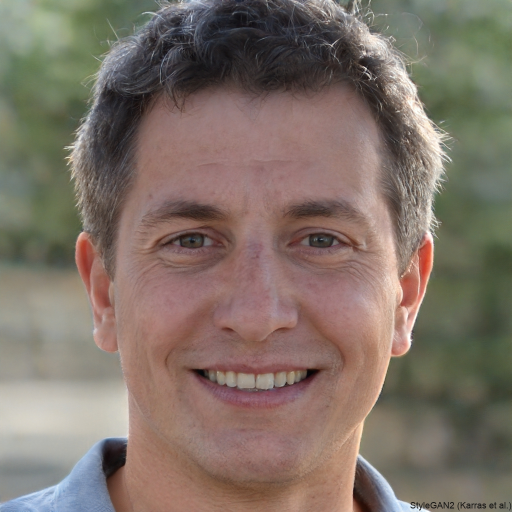
#> input picture orv/input/test.jpg, 1024 x 1024 px (shown at 1/2 size); its folder holds only this picture in this run
$ python augmentacija.py
#> lines starting #> are read from the running program, lines starting #| are printed output that depends on the picture
import cv2
import numpy as np
import os
import random
inMapa = 'input/'
outMapa = 'data/'
for folder in [outMapa, outMapa + "all/", outMapa + "train/person1/", outMapa + "test/person1/"]:
    if os.path.exists(folder):
        for f in os.listdir(folder):
            file_path = os.path.join(folder, f)
            if os.path.isfile(file_path):
                os.remove(file_path)
os.makedirs(outMapa, exist_ok=True)
os.makedirs(outMapa+"all/", exist_ok=True)
os.makedirs(outMapa+"train/person1/", exist_ok=True)
os.makedirs(outMapa+"test/person1/", exist_ok=True)


def uporabi_filter(img, matrika, rocno):
    if rocno:
        h, w, c = img.shape
        kh, kw = matrika.shape
        pad_h = kh // 2
        pad_w = kw // 2
        img_padded = np.pad(img, ((pad_h, pad_h), (pad_w, pad_w), (0, 0)), mode='reflect')
        out = np.zeros_like(img)
        for y in range(h):
            print("Vrsta:", y + 1, "od", h)
            for x in range(w):
                for ch in range(c):
                    region = img_padded[y:y+kh, x:x+kw, ch]
                    out[y, x, ch] = np.clip(np.sum(region * matrika), 0, 255)
        return out.astype(np.uint8)
    else:
        return cv2.filter2D(img, -1, matrika)


def rotirajSliko(img, kot):
    (h, w) = img.shape[:2]
    center = (w // 2, h // 2)
    M = cv2.getRotationMatrix2D(center, kot, 1.0)
    return cv2.warpAffine(img, M, (w, h))

def procesiraj_sliko(pot_do_slike,imeDatoteke):
#> called with pot_do_slike = 'input/test.jpg', imeDatoteke = 'test.jpg'
    print(f"Procesiram sliko: {pot_do_slike}")
    potShranjevanja = outMapa + "all/" + imeDatoteke
    img = cv2.imread(pot_do_slike)
#> img is the input picture: shape (1024, 1024, 3); mean B, G, R 103.5, 113.8, 127.6
    h, w = img.shape[:2]
#> h = 1024; w = 1024
    new_w = 800
    new_h = int(h * (new_w / w))
#> new_h = 800
    img = cv2.resize(img, (new_w, new_h), interpolation=cv2.INTER_AREA)
#> img: shape (800, 800, 3)
    if img is None:
        raise FileNotFoundError(f"Slika {pot_do_slike} ni bila najdena.")

    # 1. ŠUM
    matrika = np.array([
        [1, 1, 1],
        [1, 1, 1],
        [1, 1, 1]
    ], dtype='float32') / 9.0

    brezSuma = uporabi_filter(img, matrika, 0)
    cv2.imwrite(potShranjevanja +'-mehka.jpg', brezSuma)

    # [4 lines of commented-out code are left out]

    gray = cv2.cvtColor(brezSuma, cv2.COLOR_BGR2GRAY)
    gray_norm = cv2.normalize(gray, None, 0, 255, cv2.NORM_MINMAX)
    cv2.imwrite(potShranjevanja +'-gray.jpg', gray_norm)

    flip = np.fliplr(brezSuma)
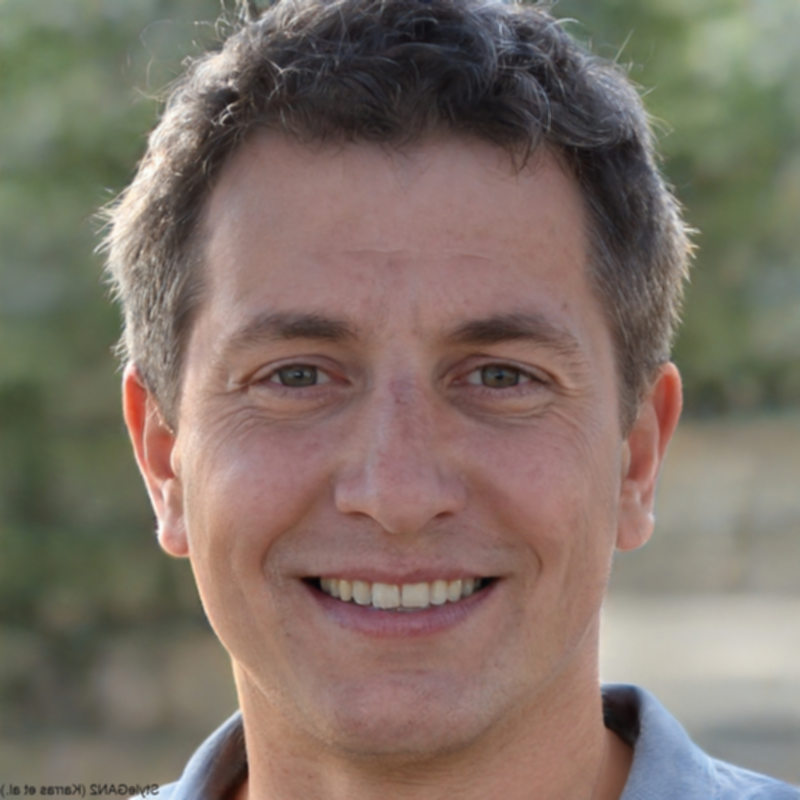
#> flip: shape (800, 800, 3); mean B, G, R 103.5, 113.8, 127.6
    cv2.imwrite(potShranjevanja +'-flip.jpg', flip)

    # rotacija 15c
    rotacija = rotirajSliko(brezSuma, 5)
    cv2.imwrite(potShranjevanja +'-rotacija5.jpg', rotacija)
    # rotacija 30c
    rotacija2 = rotirajSliko(brezSuma, 10)
    cv2.imwrite(potShranjevanja +'-rotacija10.jpg', rotacija2)
    # rotacija 20c
    rotacija3 = rotirajSliko(brezSuma, 20)
    cv2.imwrite(potShranjevanja +'-rotacija20.jpg', rotacija3)
    # rotacija -10c
    rotacija4 = rotirajSliko(brezSuma, -8)
    cv2.imwrite(potShranjevanja +'-rotacija-8.jpg', rotacija4)

    alpha = 1.5
    beta = 0
    contrast = cv2.convertScaleAbs(brezSuma, alpha=alpha, beta=beta)
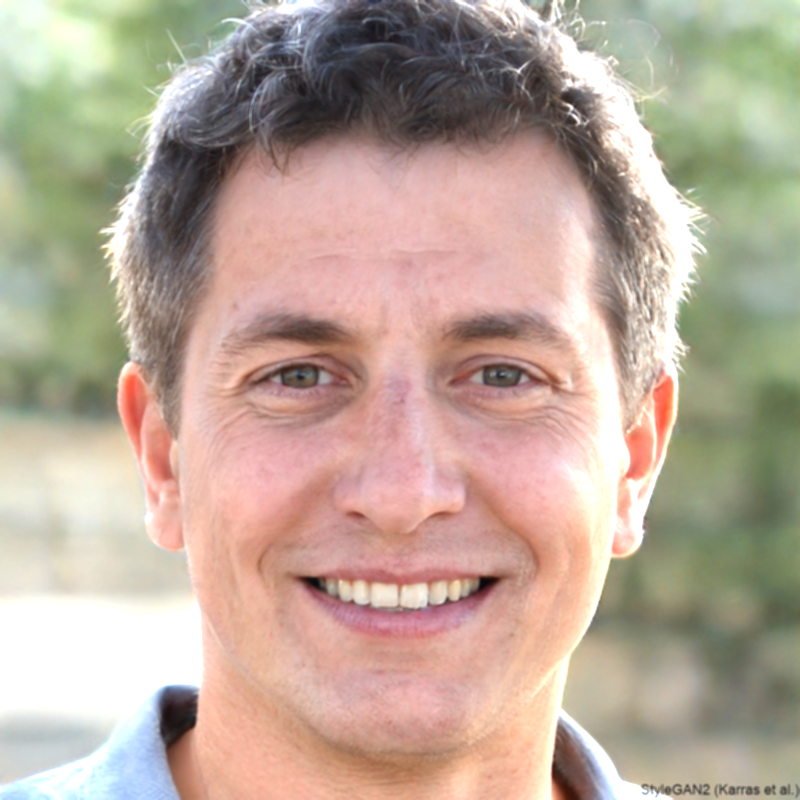
#> contrast: shape (800, 800, 3); mean B, G, R 153.4, 168.3, 187.5
    cv2.imwrite(potShranjevanja +'contrast.jpg', contrast)

    noise = np.random.randint(0, 50, brezSuma.shape, dtype='uint8')
    noisy = cv2.add(brezSuma, noise)
    cv2.imwrite(potShranjevanja +'noisy.jpg', noisy)

    # ostro
    matrikaOstro = np.array([[0, -1, 0],
                               [-1, 5, -1],
                               [0, -1, 0]])
    ostro = uporabi_filter(brezSuma, matrikaOstro, 0)
    cv2.imwrite(potShranjevanja + '-ostro.jpg', ostro)

    matrikaTest = np.array([[1, 1, 1],
                           [2, 2, 2],
                           [1, 1, 0]], dtype='float32') / 9.0
    testSlika = uporabi_filter(brezSuma, matrikaTest, 0)
#> call 3 of uporabi_filter, with matrika = array of shape (3, 3), rocno = 0
#> in uporabi_filter (call 3), `return cv2.filter2D(img, -1, matrika)`:
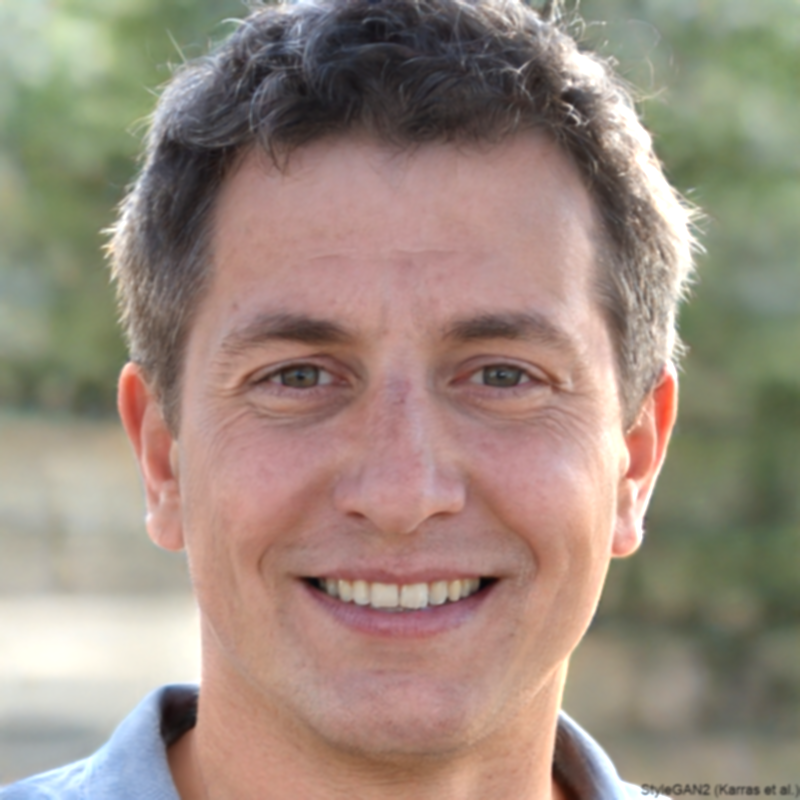
#> returned value: shape (800, 800, 3); mean of channels 0, 1, 2 126.4, 138.9, 155.6; drawn as B, G, R
    cv2.imwrite(potShranjevanja + '-test.jpg', testSlika)

    # na eni strani ozja
    cols = brezSuma.shape[1]
#> cols = 800
    rows = brezSuma.shape[0]
#> rows = 800
    map_x = np.zeros((rows, cols), dtype=np.float32)
    map_y = np.zeros((rows, cols), dtype=np.float32)
    for y in range(rows):
        for x in range(cols):
            mocStiska = 1 - 0.5 * (x / (cols - 1))
            map_x[y, x] = x * mocStiska
            map_y[y, x] = y
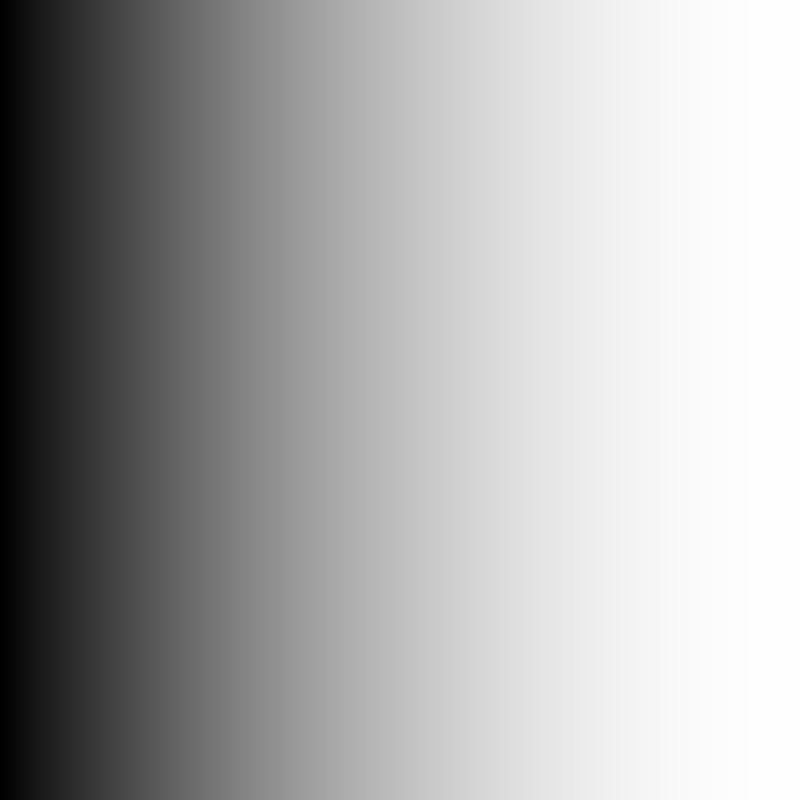
#> map_x: shape (800, 800) float32; min 0, max 399.5, mean 266.2; drawn with min black and max white
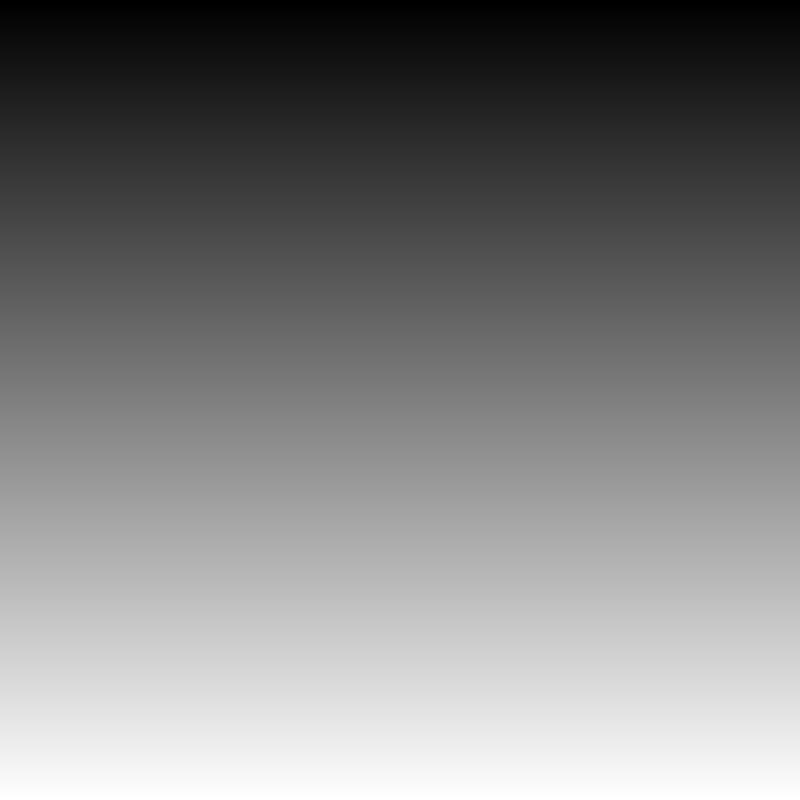
#> map_y: shape (800, 800) float32; min 0, max 799, mean 399.5; drawn with min black and max white
    stisnjena = cv2.remap(brezSuma, map_x, map_y, interpolation=cv2.INTER_LINEAR)
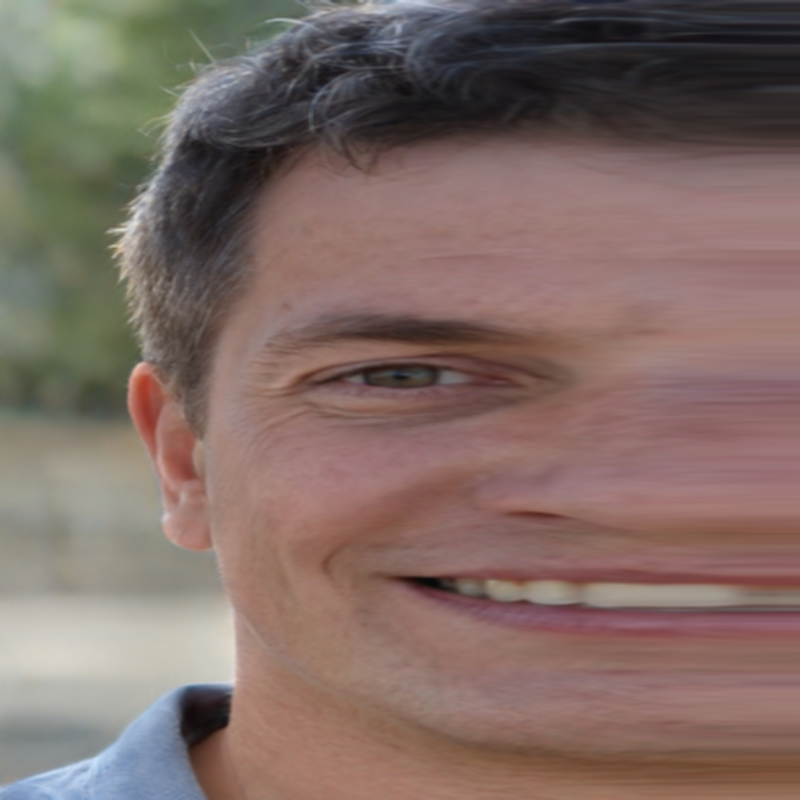
#> stisnjena: shape (800, 800, 3); mean B, G, R 101.4, 107.8, 128.2
    cv2.imwrite(potShranjevanja + '-stisnjena.jpg', stisnjena)

    # senca
    shadow = np.zeros_like(brezSuma)
    shadow[:] = (50, 50, 50)
    shadowed = cv2.addWeighted(brezSuma, 1, shadow, 0.5, 0)
    cv2.imwrite(potShranjevanja + '-senca.jpg', shadowed)

    # dodaj prah
    num_pixels = 1000
    for _ in range(num_pixels):
        y = random.randint(0, brezSuma.shape[0] - 1)
        x = random.randint(0, brezSuma.shape[1] - 1)
        brezSuma[y, x] = (200, 200, 200) # siva
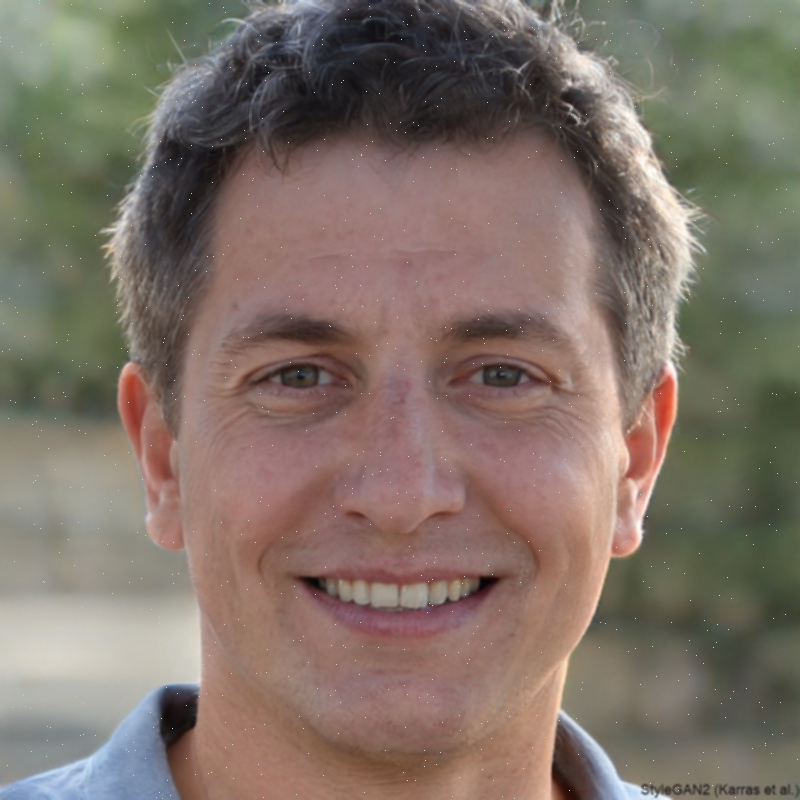
#> brezSuma: shape (800, 800, 3); mean B, G, R 103.7, 113.9, 127.7
    cv2.imwrite(potShranjevanja + '-prah.jpg', brezSuma)


if __name__ == "__main__":
    for filename in os.listdir(inMapa):
        if filename.lower().endswith(('.png', '.jpg', '.jpeg')):
            pot_do_slike = os.path.join(inMapa, filename)
            procesiraj_sliko(pot_do_slike,filename)


    #! Razdelitev slik

    all_files = [f for f in os.listdir(outMapa + "all/") if os.path.isfile(os.path.join(outMapa + "all/", f))]
    random.shuffle(all_files)


    for i in range(len(all_files)):
        f = all_files[i]
        if i < len(all_files) * 0.8:
            src = os.path.join(outMapa + "all/", f)
            dst = os.path.join(outMapa + "train/person1/", f)
            img = cv2.imread(src)
            if img is not None:
                cv2.imwrite(dst, img)
        else:
            src = os.path.join(outMapa + "all/", f)
            dst = os.path.join(outMapa + "test/person1/", f)
            img = cv2.imread(src)
            if img is not None:
                cv2.imwrite(dst, img)
